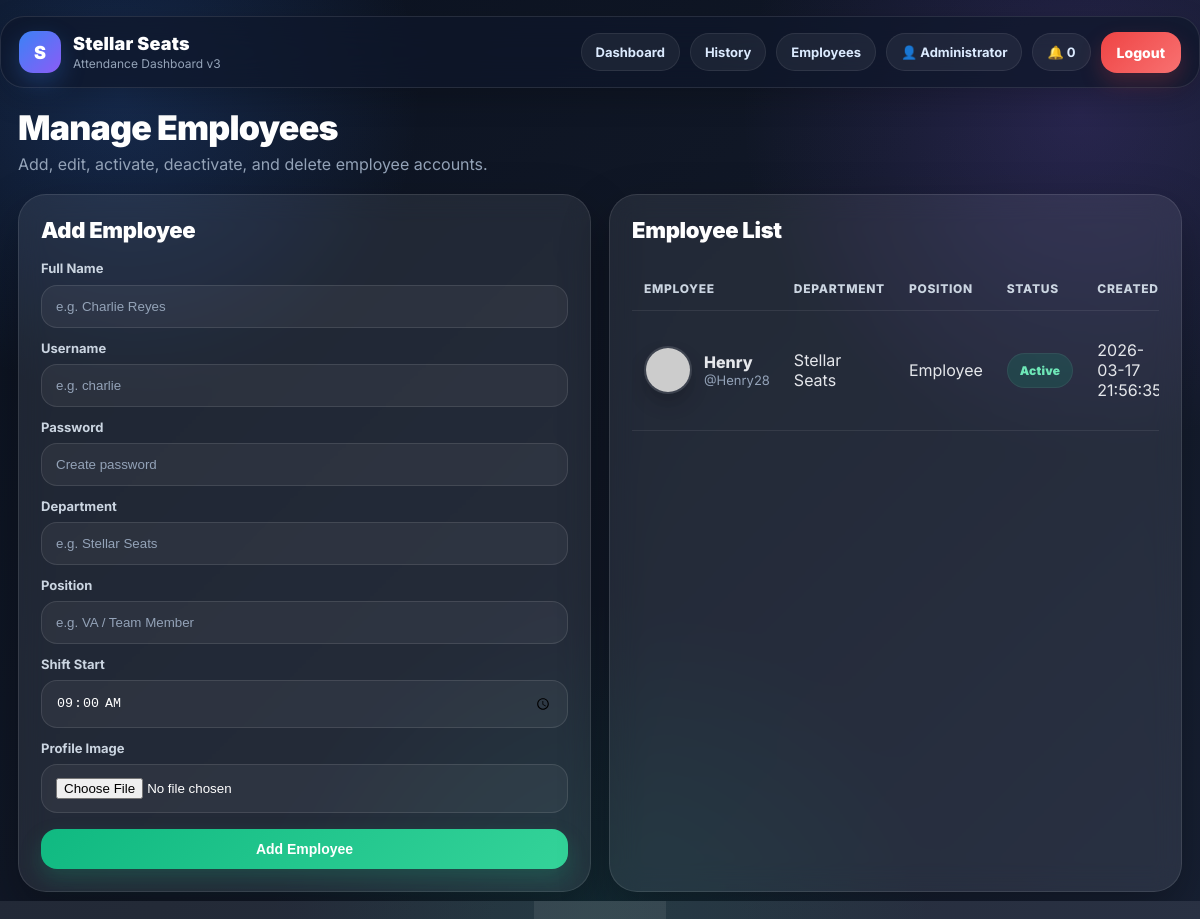
The page /admin/employees (signed in) on the database its author committed.
### tables this page shows
CREATE TABLE users (
            id INTEGER PRIMARY KEY AUTOINCREMENT,
            full_name TEXT NOT NULL,
            username TEXT NOT NULL UNIQUE,
            password_hash TEXT NOT NULL,
            role TEXT NOT NULL DEFAULT 'employee',
            profile_image TEXT,
            created_at TEXT NOT NULL
        , department TEXT DEFAULT 'Stellar Seats', position TEXT DEFAULT 'Employee', is_active INTEGER NOT NULL DEFAULT 1, shift_start TEXT DEFAULT '09:00');

### app.py (the view, shortened to what this page needs)
@app.route("/admin/employees", methods=["GET", "POST"])
@login_required(role="admin")
def manage_employees():
    db = get_db()
    employees = db.execute("""
        SELECT * FROM users
        WHERE role = 'employee'
        ORDER BY id DESC
    """).fetchall()
    return render_template("manage_employees.html", employees=employees)

### app.py (called while the page is built)
def get_db():
    if "db" not in g:
        g.db = sqlite3.connect(DATABASE)
        g.db.row_factory = sqlite3.Row
    return g.db

def login_required(role=None):
    def decorator(f):
        @wraps(f)
        def wrapped(*args, **kwargs):
            if "user_id" not in session:
                flash("Please log in first.", "warning")
                return redirect(url_for("login"))
            if role and session.get("role") != role:
                flash("Access denied.", "danger")
                if session.get("role") == "admin":
                    return redirect(url_for("admin_dashboard"))
                return redirect(url_for("dashboard"))
            return f(*args, **kwargs)
        return wrapped
    return decorator

def get_user_by_id(user_id):
    db = get_db()
    return db.execute("SELECT * FROM users WHERE id = ?", (user_id,)).fetchone()

@app.context_processor
def inject_globals():
    user = None
    unread_count = 0
    if session.get("user_id"):
        user = get_user_by_id(session["user_id"])
        db = get_db()
        unread = db.execute("""
            SELECT COUNT(*) AS cnt FROM notifications
            WHERE user_id = ? AND is_read = 0
        """, (session["user_id"],)).fetchone()
        unread_count = unread["cnt"] if unread else 0
    return dict(
        current_user=user,
        unread_count=unread_count,
        is_image=is_image
    )

### templates/manage_employees.html (shortened to what this page needs)
{% extends "base.html" %}
{% block content %}
<div class="hero">
    <div>
        <h1>Manage Employees</h1>
        <p class="muted" style="margin-top:8px;">Add, edit, activate, deactivate, and delete employee accounts.</p>
    </div>
</div>
<div class="grid grid-2">
    <div class="card">
        <div class="section-title">Add Employee</div>
        <form method="POST" enctype="multipart/form-data">
            <label>Full Name</label>
            <input class="input" type="text" name="full_name" placeholder="e.g. Charlie Reyes" required>
            <label style="display:block; margin-top:12px;">Username</label>
            <input class="input" type="text" name="username" placeholder="e.g. charlie" required>
            <label style="display:block; margin-top:12px;">Password</label>
            <input class="input" type="password" name="password" placeholder="Create password" required>
            <label style="display:block; margin-top:12px;">Department</label>
            <input class="input" type="text" name="department" placeholder="e.g. Stellar Seats">
            <label style="display:block; margin-top:12px;">Position</label>
            <input class="input" type="text" name="position" placeholder="e.g. VA / Team Member">
            <label style="display:block; margin-top:12px;">Shift Start</label>
            <input class="input" type="time" name="shift_start" value="09:00">
            <label style="display:block; margin-top:12px;">Profile Image</label>
            <input class="file-input" type="file" name="profile_image">
            <button class="btn btn-success" type="submit" style="width:100%; margin-top:16px;">
                Add Employee
            </button>
        </form>
    </div>
    <div class="card">
        <div class="section-title">Employee List</div>
        {% if employees %}
            <div style="overflow-x:auto;">
                <table>
                    <thead>
                        <tr>
                            <th>Employee</th>
                            <th>Department</th>
                            <th>Position</th>
                            <th>Status</th>
                            <th>Created</th>
                        </tr>
                    </thead>
                    <tbody>
                        {% for emp in employees %}
                        <tr>
                            <td>
                                <div class="row-user">
                                    {% if emp.profile_image %}
                                        <img class="avatar" src="{{ url_for('uploaded_file', filename=emp.profile_image) }}" alt="avatar">
                                    {% else %}
                                        <img class="avatar" src="https://via.placeholder.com/46x46.png?text=U" alt="avatar">
                                    {% endif %}
                                    <div>
                                        <div style="font-weight:800;">{{ emp.full_name }}</div>
                                        <div class="small muted">@{{ emp.username }}</div>
                                    </div>
                                </div>
                            </td>
                            <td>{{ emp.department }}</td>
                            <td>{{ emp.position }}</td>
                            <td>
                                {% if emp.is_active == 1 %}
                                    <span class="status status-green">Active</span>
                                {% else %}
                                    <span class="status status-red">Inactive</span>
                                {% endif %}
                            </td>
                            <td>{{ emp.created_at }}</td>
                        </tr>
                        {% endfor %}
                    </tbody>
                </table>
            </div>
        {% else %}
            <p class="muted">No employees yet.</p>
        {% endif %}
    </div>
</div>
{% endblock %}

### templates/base.html (shortened to what this page needs)
<!DOCTYPE html>
<html lang="en">
<head>
</head>
<body>
{% if session.get('user_id') %}
<div class="navbar">
    <div class="brand-wrap">
        <div class="brand-logo">S</div>
        <div class="brand">
            <div class="brand-title">Stellar Seats</div>
            <div class="brand-sub">Attendance Dashboard v3</div>
        </div>
    </div>
    <div class="nav-right">
        {% if session.get('role') == 'admin' %}
            <a class="pill-link" href="{{ url_for('admin_dashboard') }}">Dashboard</a>
            <a class="pill-link" href="{{ url_for('admin_history') }}">History</a>
            <a class="pill-link" href="{{ url_for('manage_employees') }}">Employees</a>
        {% else %}
            <a class="pill-link" href="{{ url_for('dashboard') }}">Dashboard</a>
            <a class="pill-link" href="{{ url_for('employee_history') }}">History</a>
            <a class="pill-link" href="{{ url_for('employee_profile') }}">Profile</a>
        {% endif %}
        <span class="pill-link">👤 {{ session.get('full_name') }}</span>
        <span class="pill-link">🔔 {{ unread_count }}</span>
        <a class="btn btn-danger" href="{{ url_for('logout') }}">Logout</a>
    </div>
</div>
{% endif %}
<div class="page-shell">
    <div class="container">
        {% block content %}{% endblock %}
    </div>
</div>
</body>
</html>

### rows shown on the page
users: get "Administrator"
users: full_name "Henry", username "Henry28", department "Stellar Seats", position "Employee", is_active "Active", created_at "2026-03-17…"

### other values the page prints
{{ unread_count }} "0"
